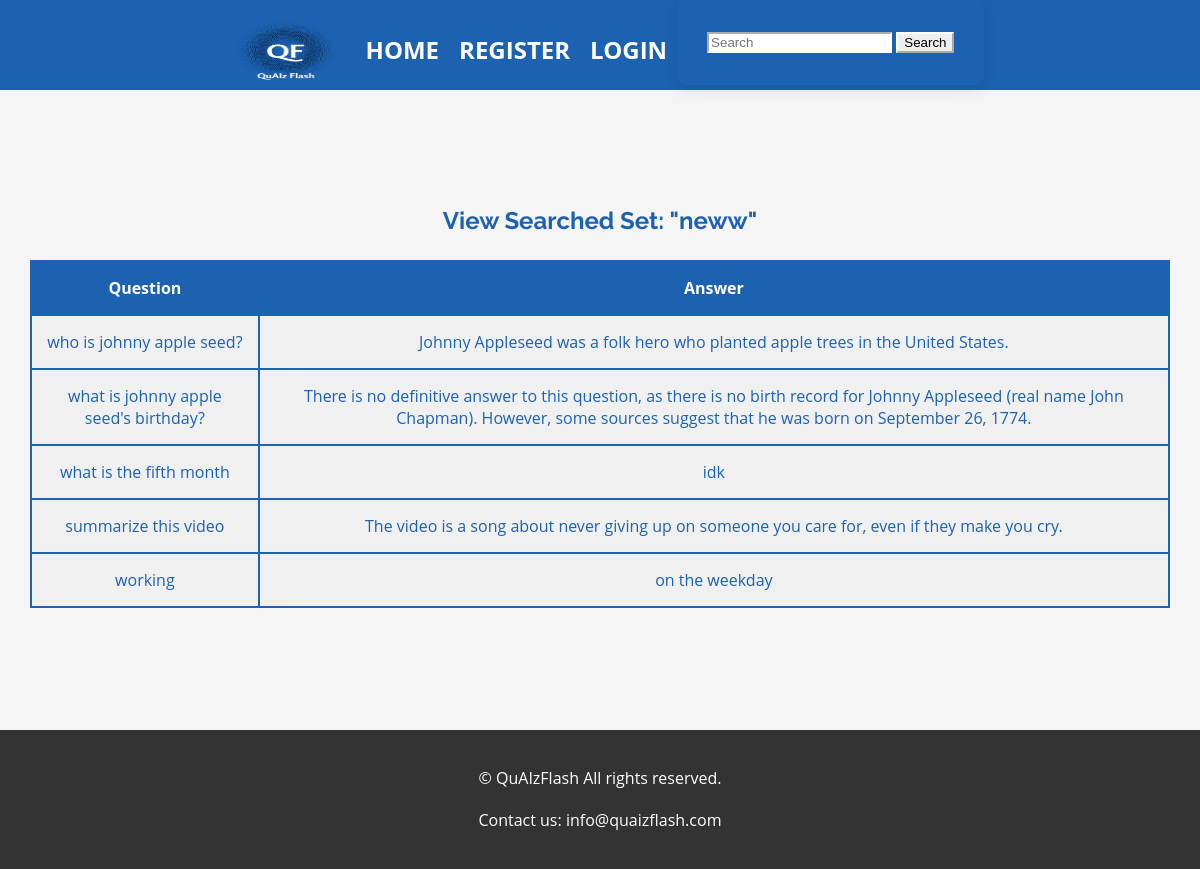
The app's page /view_searched_set/1 with its own data.
### models.py (models this page shows, shortened)
class FlashcardSet(db.Model):
    id = db.Column(db.Integer, primary_key=True)
    title = db.Column(db.String(100), nullable=False)
    description = db.Column(db.String(200))
    user_id = db.Column(db.Integer, db.ForeignKey('user.id'), nullable=False)
    flashcards = db.relationship('Flashcard', backref='flashcard_set', lazy=True)  # Added relationship
    correct_count = db.Column(db.Integer, default=0)  # Add this line
    incorrect_count = db.Column(db.Integer, default=0)  # Add this line
    flashcards = db.relationship('Flashcard', backref='flashcard_set', lazy=True)
    public = db.Column(db.Boolean, default=True)

class Flashcard(db.Model):
    id = db.Column(db.Integer, primary_key=True)
    question = db.Column(db.String(200), nullable=False)
    answer = db.Column(db.String(200), nullable=False)
    user_id = db.Column(db.Integer, db.ForeignKey('user.id'), nullable=False)
    flashcard_set_id = db.Column(db.Integer, db.ForeignKey('flashcard_set.id', name='fk_flashcard_set_id'), nullable=True)  # Added ForeignKey with name

### app.py (the view)
@app.route('/view_searched_set/<int:set_id>')
def view_searched_set(set_id):
    flashcard_set = FlashcardSet.query.get_or_404(set_id)
    flashcards = Flashcard.query.filter_by(flashcard_set_id=set_id).all()
    return render_template('view_searched_set.html', title='View Searched Set', flashcard_set=flashcard_set, flashcards=flashcards, search_form=SearchSetsForm())

### forms.py
class SearchSetsForm(FlaskForm):
    search_query = StringField('Search Query', validators=[DataRequired()])
    submit = SubmitField('Search')

### templates/view_searched_set.html
{% extends "base.html" %}
{% block content %}
    <div class="container">
        <h1>View Searched Set: "{{ flashcard_set.title }}"</h1>
        <table class="table">
            <thead>
                <tr>
                    <th scope="col">Question</th>
                    <th scope="col">Answer</th>
                </tr>
            </thead>
            <tbody>
                {% for flashcard in flashcards %}
                <tr>
                    <td>{{ flashcard.question }}</td>
                    <td>{{ flashcard.answer }}</td>
                </tr>
                {% endfor %}
            </tbody>
        </table>
    </div>
{% endblock %}

### templates/base.html (shortened to what this page needs)
<html lang="en">
<head>
   <link rel="stylesheet" href="{{ url_for('static', filename='style.css') }}">
</head>
<body>
   <header class="main-header">
       <div class="container">
           <nav class="nav">
               <a href="{{ url_for('index') }}" class="brand">
                   <img src="{{ url_for('static', filename='quaizflashlogo.png') }}" alt="QuAIzFlash Logo" style="height: 70px; width: 120px;">
               </a>
               <ul class="nav-list">
                {% if session.logged_in %}
                    {% include '_nav_logged_in.html' %}
                {% else %}
                    {% include '_nav_logged_out.html' %}
                {% endif %}
            </ul>
               <form class="form-inline my-2 my-lg-0 search-form-container" method="POST" action="{{ url_for('search_sets') }}">
                   <input class="form-control mr-sm-2 search-input" type="search" placeholder="Search" aria-label="Search" name="search_query" id="search_query" required>
                   <button class="btn btn-outline-success my-2 my-sm-0" type="submit">Search</button>
               </form>
           </nav>
       </div>
   </header>
   <section class="content">
       <div class="container">
           {% block content %}{% endblock %}
       </div>
   </section>
   <footer class="main-footer">
       <div class="container">
           <p>&copy; {{ year }} QuAIzFlash All rights reserved.</p>
           <p>Contact us: <a href="mailto:info@quaizflash.com">info@quaizflash.com</a></p>
       </div>
   </footer>
</body>
</html>

### templates/_nav_logged_out.html
<li><a href="{{ url_for('home') }}">Home</a></li>
<li><a href="{{ url_for('register') }}">Register</a></li>
<li><a href="{{ url_for('login') }}">Login</a></li>

### static/style.css (style rules this page uses)
body { font-family: 'Roboto', sans-serif; line-height: 1.6; color: #1c62b1; margin: 0; padding: 0; background-color: #f5f5f5; }
h1, h2, h3, h4, h5, h6 { font-family: 'Raleway', sans-serif; }
.container { max-width: 1200px; margin: 0 auto; padding: 0 15px; text-align: center; }
.main-header { background-color: #1c62b1; height: 80px; padding-top: 10px; display: flex; justify-content: space-between; align-items: center; }
.main-header a { color: #fff; text-decoration: none; text-transform: uppercase; font-size: 24px; font-weight: bold; margin: 0 10px; }
.main-footer { background-color: #333; color: #fff; text-align: center; padding: 20px 0; }
.main-footer a { color: #fff; text-decoration: none; }
form { background-color: #fff; padding: 30px; border-radius: 10px; box-shadow: 0 5px 15px rgba(0, 0, 0, 0.1); }
.content { display: flex; justify-content: center; align-items: center; min-height: calc(100vh - 160px); }
.table { width: 100%; border-collapse: collapse; }
table td { padding: 10px; border: 1px solid #ddd; vertical-align: top; }
table th { padding: 10px; border: 1px solid #ddd; background-color: #f5f5f5; text-align: left; }
.nav { display: flex; justify-content: space-between; align-items: center; height: 100%; }
.nav-list { display: flex; list-style-type: none; padding: 0; margin: 0; }
.main-header { position: relative; }
.nav { background-color: #1c62b1; }
.search-form-container { background-color: transparent; }
.search-input { background-color: #fff; border-color: #fff; }
.btn-outline-success { border-color: #fff; color: #020202; }
.nav-list li { display: inline-block; }
body { font-family: 'Open Sans', sans-serif; }
table { width: 100%; border-collapse: collapse; margin-bottom: 30px; }
table th, table td { border: 2px solid #1c62b1; padding: 15px; text-align: center; background-color: #f0f0f0; }
table th { background-color: #1c62b1; color: #ffffff; font-weight: bold; }

### records on screen
FlashcardSet: title "neww"
Flashcard: question "who is johnny apple seed?", answer "Johnny Appleseed was a folk hero who planted apple trees in the United States."
Flashcard: question "what is johnny apple seed's birthday?", answer "There is no definitive answer to this question, as there is no birth record for Johnny Appleseed (real name John Chapman). However, some sources suggest that he was born on September 26, 1774."
Flashcard: question "what is the fifth month", answer "idk"
Flashcard: question "summarize this video", answer "The video is a song about never giving up on someone you care for, even if they make you cry."
Flashcard: question "working", answer "on the weekday"
